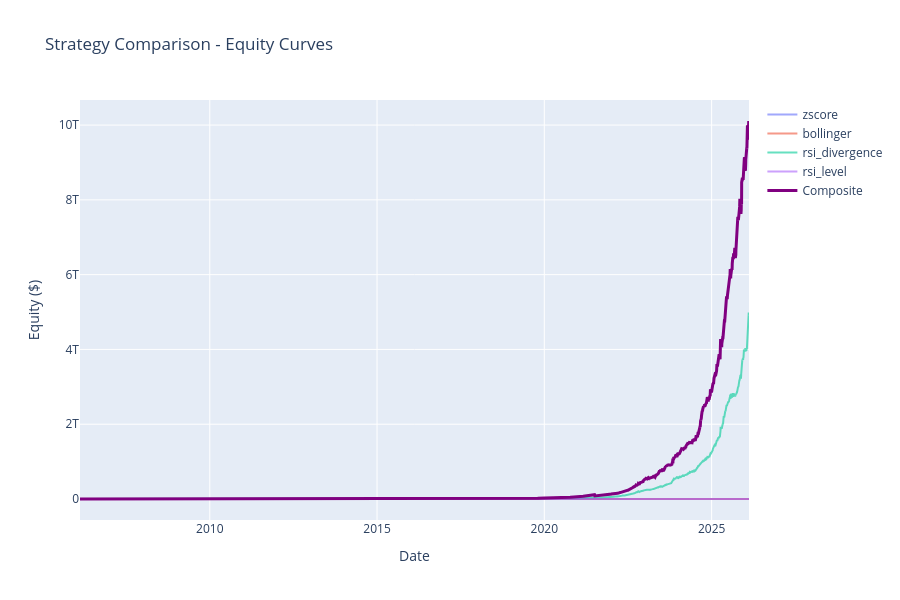

Notebook code cell kept with this figure:
### Code cell
# Visualize strategy comparison
fig = go.Figure()

# Add traces for each strategy
for name, result in individual_results.items():
    fig.add_trace(go.Scatter(
        x=result.equity_curve.index,
        y=result.equity_curve,
        mode='lines',
        name=name,
        opacity=0.6
    ))

# Add composite
fig.add_trace(go.Scatter(
    x=results.equity_curve.index,
    y=results.equity_curve,
    mode='lines',
    name='Composite',
    line=dict(width=3, color='purple')
))

fig.update_layout(
    title='Strategy Comparison - Equity Curves',
    xaxis_title='Date',
    yaxis_title='Equity ($)',
    hovermode='x unified',
    height=600
)

fig.show()

# Free individual backtest objects (no longer needed after visualization)
del individual_results, ind_engine, ind_bt_config
import gc; gc.collect()

### Figure 1 — Plotly figure (JSON) as saved in the notebook; plotly's stock layout.template omitted (floating-point values rounded to 4 significant figures; data arrays with more than 128 entries replaced by an {"elided": "..."} marker saying what was removed)
{"data": [{"mode": "lines", "name": "zscore", "opacity": 0.6, "type": "scatter", "x": {"elided": "5032 str values"}, "y": {"elided": "5032 float values"}}, {"mode": "lines", "name": "bollinger", "opacity": 0.6, "type": "scatter", "x": {"elided": "5032 str values"}, "y": {"elided": "5032 float values"}}, {"mode": "lines", "name": "rsi_divergence", "opacity": 0.6, "type": "scatter", "x": {"elided": "5032 str values"}, "y": {"elided": "5032 float values"}}, {"mode": "lines", "name": "rsi_level", "opacity": 0.6, "type": "scatter", "x": {"elided": "5032 str values"}, "y": {"elided": "5032 float values"}}, {"line": {"color": "purple", "width": 3}, "mode": "lines", "name": "Composite", "type": "scatter", "x": {"elided": "5032 str values"}, "y": {"elided": "5032 float values"}}], "layout": {"height": 600, "hovermode": "x unified", "title": {"text": "Strategy Comparison - Equity Curves"}, "xaxis": {"title": {"text": "Date"}}, "yaxis": {"title": {"text": "Equity ($)"}}}}
